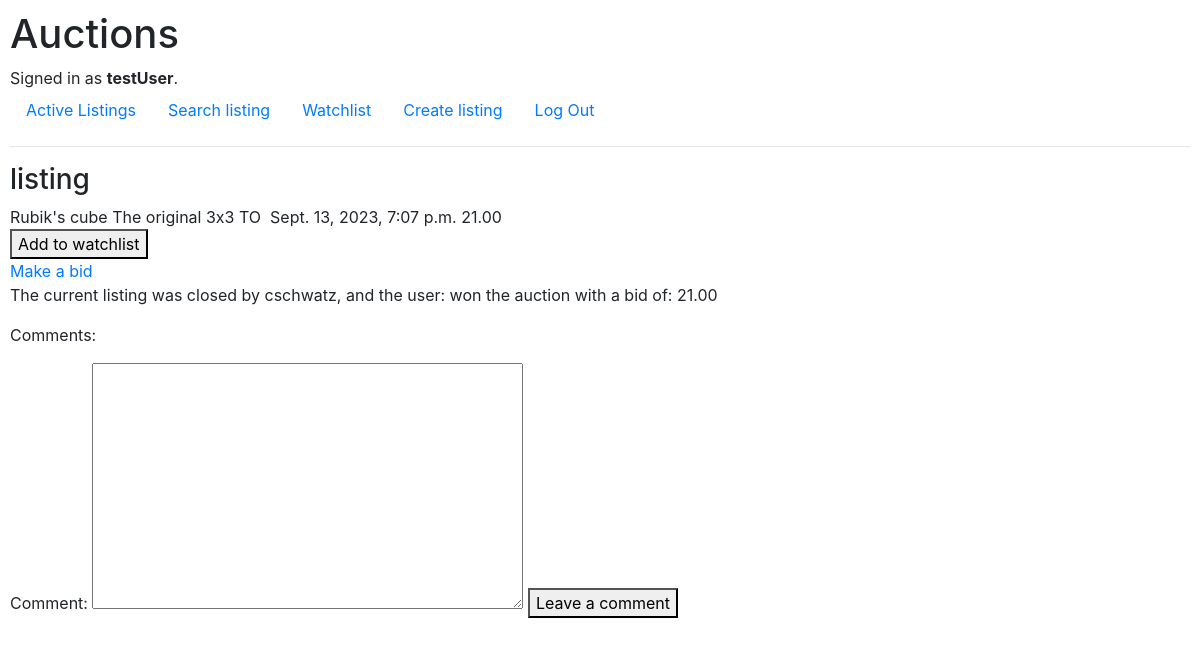
The page /listing/Rubik's cube (signed in) on the database as committed earlier.
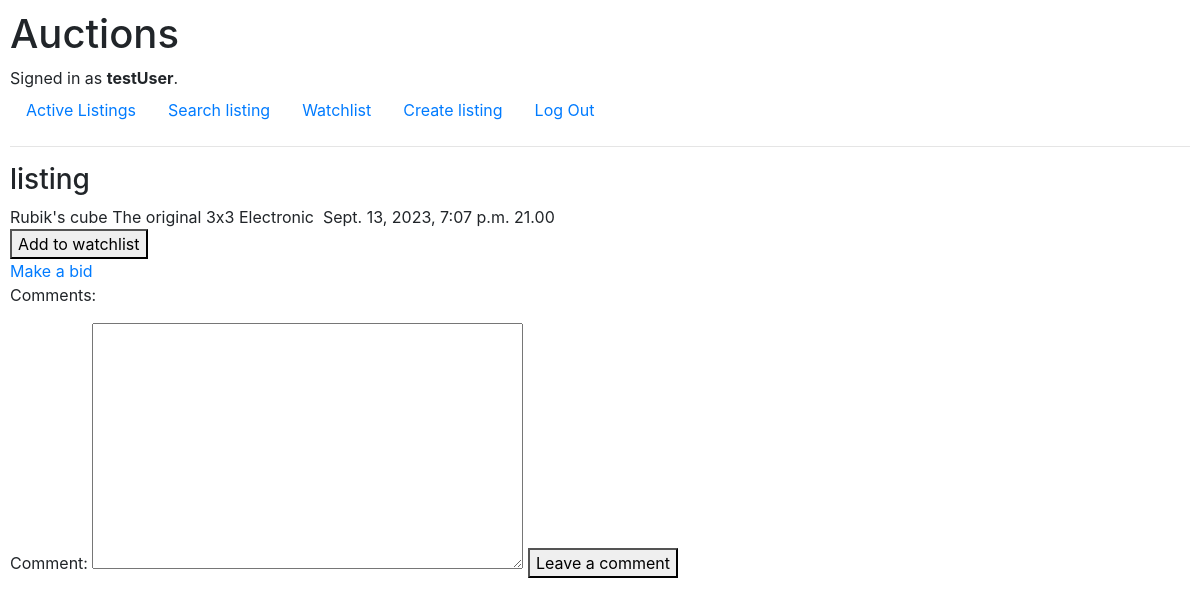
The same page on the database as committed later.
### auctions/models.py (models this page shows)
class AuctionListing(models.Model):
    user = models.ForeignKey(User, on_delete=models.CASCADE, related_name="user_listing", default=None)
    title = models.CharField(max_length=64)
    description = models.CharField(max_length=150)
    category_choices = [('Electronic', 'electronic'), ('Toys', 'toys'), ('Home', 'home'), ('Fashion', 'fashion'), ('Other', 'other')]
    category = models.CharField(max_length=10, choices=category_choices, default='Other')
    date = models.DateTimeField(auto_now_add=True)
    image = models.URLField()
    value = models.DecimalField(max_digits=8, decimal_places=2, default=0.00)
    is_active = models.BooleanField(default=True)

class User(AbstractUser):
    pass

class Bid(models.Model):
    user = models.ForeignKey(User, on_delete=models.CASCADE, related_name="user_bid", default=None)
    listing = models.ForeignKey(AuctionListing, on_delete=models.CASCADE, related_name="listing_bids")
    bid = models.DecimalField(max_digits=8, decimal_places=2, default=0.00)

### auctions/views.py (the view)
# urls.py: path("listing/<str:listing_title>", views.listing, name="listing"),
def listing(request, listing_title):
    form = commentForm()
    listing_to_view = AuctionListing.objects.get(title=listing_title)
    listing_comments = Comment.objects.filter(listing=listing_to_view)
    if (listing_to_view.user.username != request.user.username): #check if authenticated user is not the same of the listing, otherwise it doesn't make sense to be able to watchlist
        can_watchlist = True
    else:
        can_watchlist = False
    if (Watchlist.objects.filter(user=request.user, listing=listing_to_view)): #check if listing is already in watchlist
        is_watched = True
    else:
        is_watched = False
    try:
        bids = Bid.objects.filter(listing=listing_to_view) #gets all bids for the listing
        sorted_bids = bids.order_by('-bid')[0] #order them from highest bid to lowest and fetches the first one (highest)
        highest_bid = sorted_bids.bid #fetches the highest bid's value
        highest_bidder = sorted_bids.user #fetches the highest bid's user
    except IndexError: #if there are no bids, it will throw an index error
        highest_bid = listing_to_view.value
        highest_bidder = listing_to_view.user
    user_can_bid = False
    user_can_close_listing = False
    if (listing_to_view.user.username != request.user.username): # check if logged user is not the user who created the current listing, since they shouldn't bid on their own listing
        user_can_bid = True
    else:
        user_can_close_listing = True
    if request.method == "POST":
        if request.POST['post_form'] == "close": #if close button was pressed
            listing_to_view.is_active = False #if the close button was pressed in the page, the listing becomes inactive
            listing_to_view.save() #updates the query in the DB
        elif request.POST['post_form'] == "comment": #if user made a comment
            form = commentForm(request.POST)
            if form.is_valid():
                comment = form.cleaned_data['comment']
                comment_to_save = Comment(user=request.user, listing=listing_to_view, comment=comment)
                comment_to_save.save()
                return render(request, "auctions/listing.html", {
                    "listing_to_view": listing_to_view,
                    "highest_bid": highest_bid,
                    "can_bid": user_can_bid,
                    "can_close": user_can_close_listing,
                    "highest_bidder": highest_bidder,
                    "comments": listing_comments,
                    "can_watchlist": can_watchlist,
                    "is_watched": is_watched,
                })
        elif request.POST['post_form'] == "watchlist":
            is_watched = True
            listing_to_watch = Watchlist(user=request.user, listing=listing_to_view)
            listing_to_watch.save()
            return render(request, "auctions/listing.html", {
                "listing_to_view": listing_to_view,
                "highest_bid": highest_bid,
                "can_bid": user_can_bid,
                "can_close": user_can_close_listing,
                "highest_bidder": highest_bidder,
                "comments": listing_comments,
                "can_watchlist": can_watchlist,
                "is_watched": is_watched,
            })
        return render(request, "auctions/listing.html", {
            "listing_to_view": listing_to_view,
            "highest_bid": highest_bid,
            "can_bid": user_can_bid,
            "can_close": user_can_close_listing,
            "highest_bidder": highest_bidder,
            "comments": listing_comments,
            "can_watchlist": can_watchlist,
            "is_watched": is_watched,
        })
    else:
        return render(request, "auctions/listing.html", {
            "listing_to_view": listing_to_view,
            "highest_bid": highest_bid,
            "can_bid": user_can_bid,
            "can_close": user_can_close_listing,
            "form": form,
            "comments": listing_comments,
            "can_watchlist": can_watchlist,
            "is_watched": is_watched,
        })

### auctions/views.py
class commentForm(forms.Form):
    comment = forms.CharField(widget=forms.Textarea())

### auctions/templates/auctions/listing.html (shortened to what this page needs)
{% extends "auctions/layout.html" %}
{% block body %}
    <h3>listing</h3>
    {{ listing_to_view.title }}
    {{ listing_to_view.description }}
    {{ listing_to_view.category }}
    {{ listing_to_view.date }}
    {{ highest_bid }}
    {% if user.is_authenticated %}
        {% if can_watchlist %}
            {% if not is_watched %}
                <form action="{% url 'listing' listing_to_view.title %}" method="post">
                    <button>Add to watchlist</button>
                </form>
            {% endif %}
        {% endif %}
        {% if can_bid %}
            <a href="{% url 'bid' listing_to_view.title %}">Make a bid</a>
        {% endif %}
    {% endif %}
    {% if not listing_to_view.is_active %}
        <p>The current listing was closed by {{ listing_to_view.user }},
            and the user: {{ highest_bidder }} won the auction with a bid of: {{ highest_bid }}
        </p>
    {% endif %}
    <p>
        Comments:
    </p>
    <form action="{% url 'listing' listing_to_view.title %}" method="post">
        {{ form }}
        <button>Leave a comment</button>
    </form>
{% endblock %}

Rows that differ between the two databases and show on the page:
changed AuctionListing "Rubik's cube": category "TO" → "Electronic"; is_active False → True (drawn); user "cschwatz" → (not shown)
shown differently, row unchanged: Bid: bid "21.00" → (not shown)
Other text that changed with them:
text no longer shown: "The current listing was closed by , and the user: won the auction with a bid of:"
